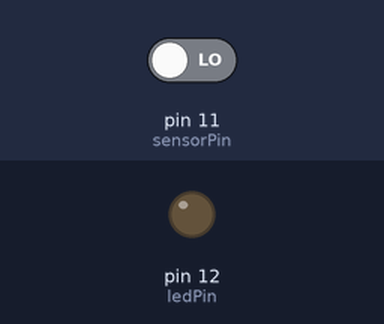
A sketch run on a simulated Arduino Uno, built with avr-gcc and run on an emulated ATmega328P. Parts: output pins drawn as LEDs (lit = HIGH). The inputs (shaded band) are chosen by the test bench; at power-on: pin 11 (sensorPin) LOW.

Above: at 1.2 s.
1.3 s: pin 11 (sensorPin) driven HIGH
At 2.4 s:
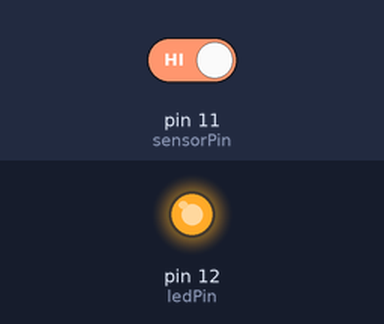
2.8 s: pin 11 (sensorPin) driven LOW
At 3.5 s:
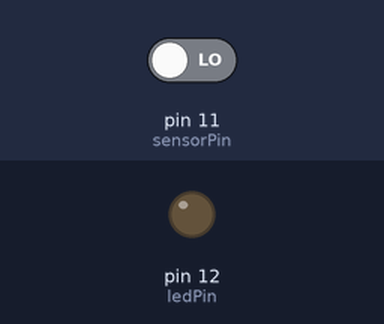
Timing chart, 0 to 5.8 s (numbered marks = the images above; inputs shaded):
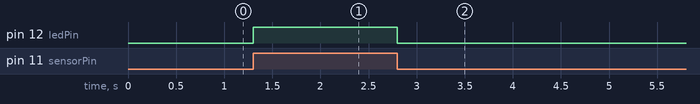

The sketch:

Microphone_test.ino
```cpp
//basic Microphone testing, Will switch to AnalogPin for DBm reading
#include <LiquidCrystal.h> // LCD Library from Arduino


const int ledPin = 12; // Red LED
const int sensorPin = 11;//


void setup() {
  // put your setup code here, to run once:
  pinMode(ledPin, OUTPUT);// lights LED On/off
  pinMode(sensorPin, INPUT); //input of any sound recorded
  Serial.begin (9600);

}

void loop() {
  int sound = digitalRead(sensorPin);

  if(sound){
    digitalWrite(ledPin,HIGH);
    delay(500);
  }
  else{
        digitalWrite(ledPin,LOW);
  }


}
```

Measured:
- after the input at 1.3 s, pin 12 (ledPin): LOW → HIGH at once
- after the input at 2.8 s, pin 12 (ledPin): HIGH → LOW at once
